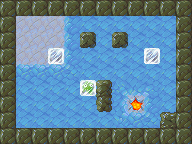

Rendered tile map (Tiled .tmx) drawn with the repository's tilesets; below, a short description and the map source with its tile grids summarised:
An orthogonal 12x9 tile map with 16x16 px tiles, 4 tile layers (Bottom, Floor, FloorTop, Blocks), 5 tilesets.

<map version="1.0" orientation="orthogonal" width="12" height="9" tilewidth="16" tileheight="16">
 <tileset firstgid="1" name="ground" tilewidth="16" tileheight="16">
  <image source="assets/tileset-ground.png" width="48" height="16" />
 </tileset>
 <tileset firstgid="4" name="misc" tilewidth="16" tileheight="16">
  <image source="assets/tileset-misc.png" width="64" height="16" />
  <tile id="3">
   <properties>
    <property name="goal" value="true" />
   </properties>
  </tile>
 </tileset>
 <tileset firstgid="8" name="pushblocks" tilewidth="16" tileheight="16">
  <image source="assets/tileset-pushblocks.png" width="48" height="16" />
  <tile id="1">
   <properties>
    <property name="goal" value="true" />
    <property name="sprite" value="assets/frozen.sprite" />
   </properties>
  </tile>
 </tileset>
 <tileset firstgid="11" name="rocks" tilewidth="16" tileheight="16">
  <properties>
   <property name="collision" value="true" />
  </properties>
  <image source="assets/tileset-rocks.png" width="256" height="48" />
 </tileset>
 <tileset firstgid="59" name="slippery" tilewidth="16" tileheight="16">
  <properties>
   <property name="slippery_block" value="true" />
   <property name="slippery_player" value="true" />
  </properties>
  <image source="assets/tileset-slippery.png" width="256" height="48" />
 </tileset>
 <layer name="Bottom" width="12" height="9">
  <data>[108 cells, 108 non-empty, 2 distinct tile ids]</data>
 </layer>
 <layer name="Floor" width="12" height="9">
  <properties>
   <property name="player_offset_y" value="-1" />
   <property name="player_sprite" value="assets/dino.sprite" />
  </properties>
  <data>[108 cells, 61 non-empty, 10 distinct tile ids]</data>
 </layer>
 <layer name="FloorTop" width="12" height="9">
  <data>[108 cells, 43 non-empty, 5 distinct tile ids]</data>
 </layer>
 <layer name="Blocks" width="12" height="9">
  <data>[108 cells, 3 non-empty, 2 distinct tile ids]</data>
 </layer>
</map>
